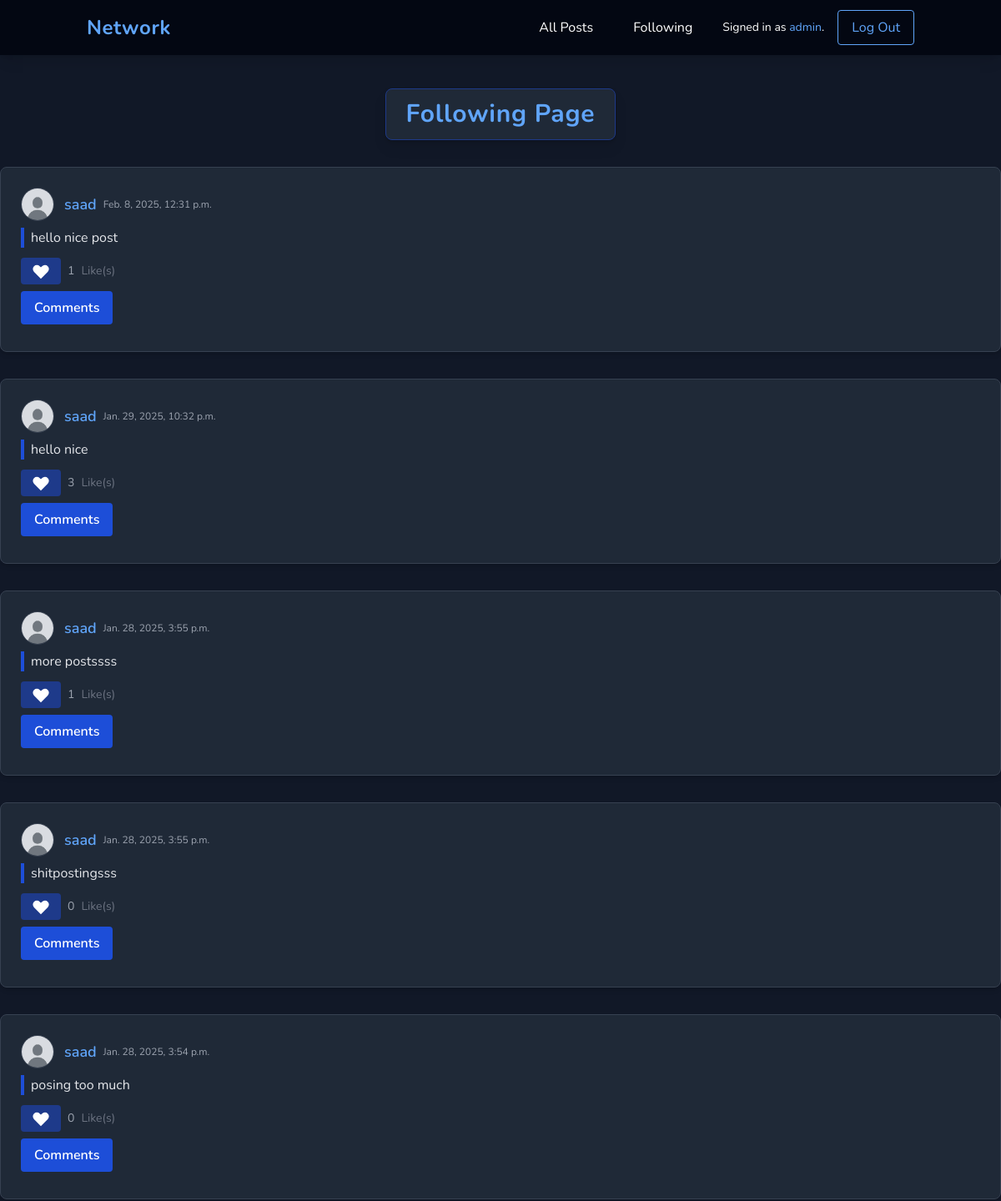
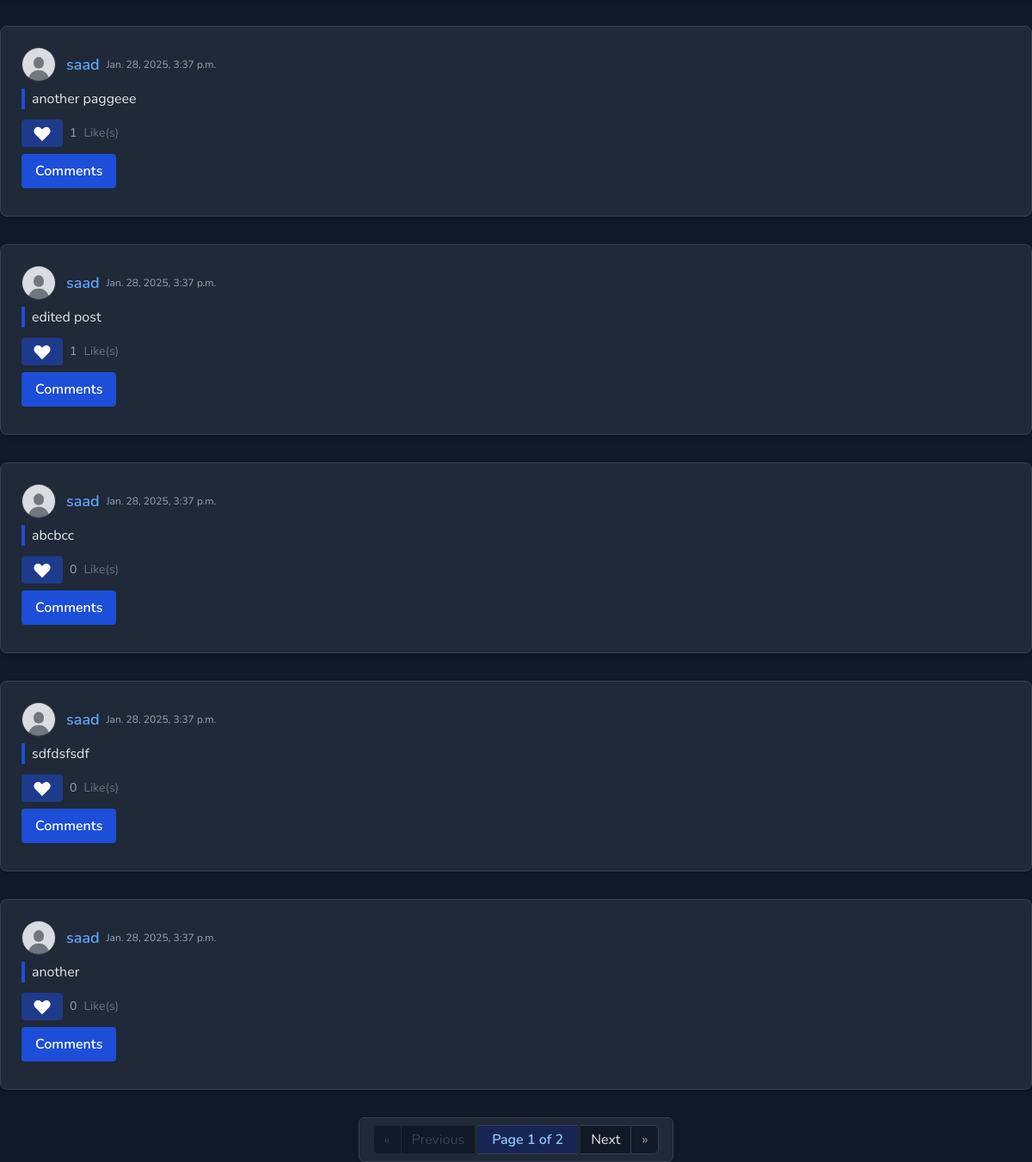
/following (signed in), run on an earlier commit of the app's database (2 pictures, top to bottom).
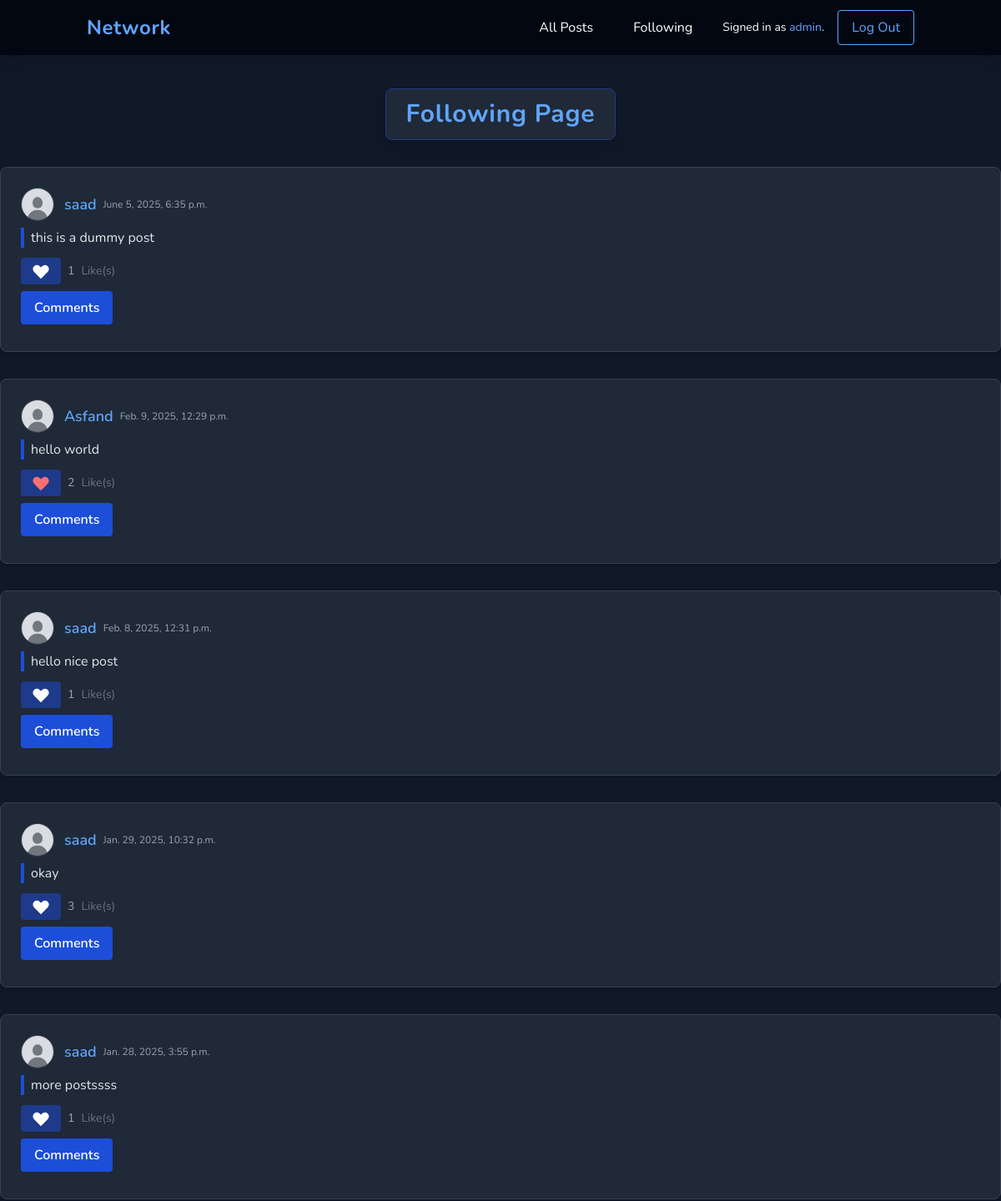
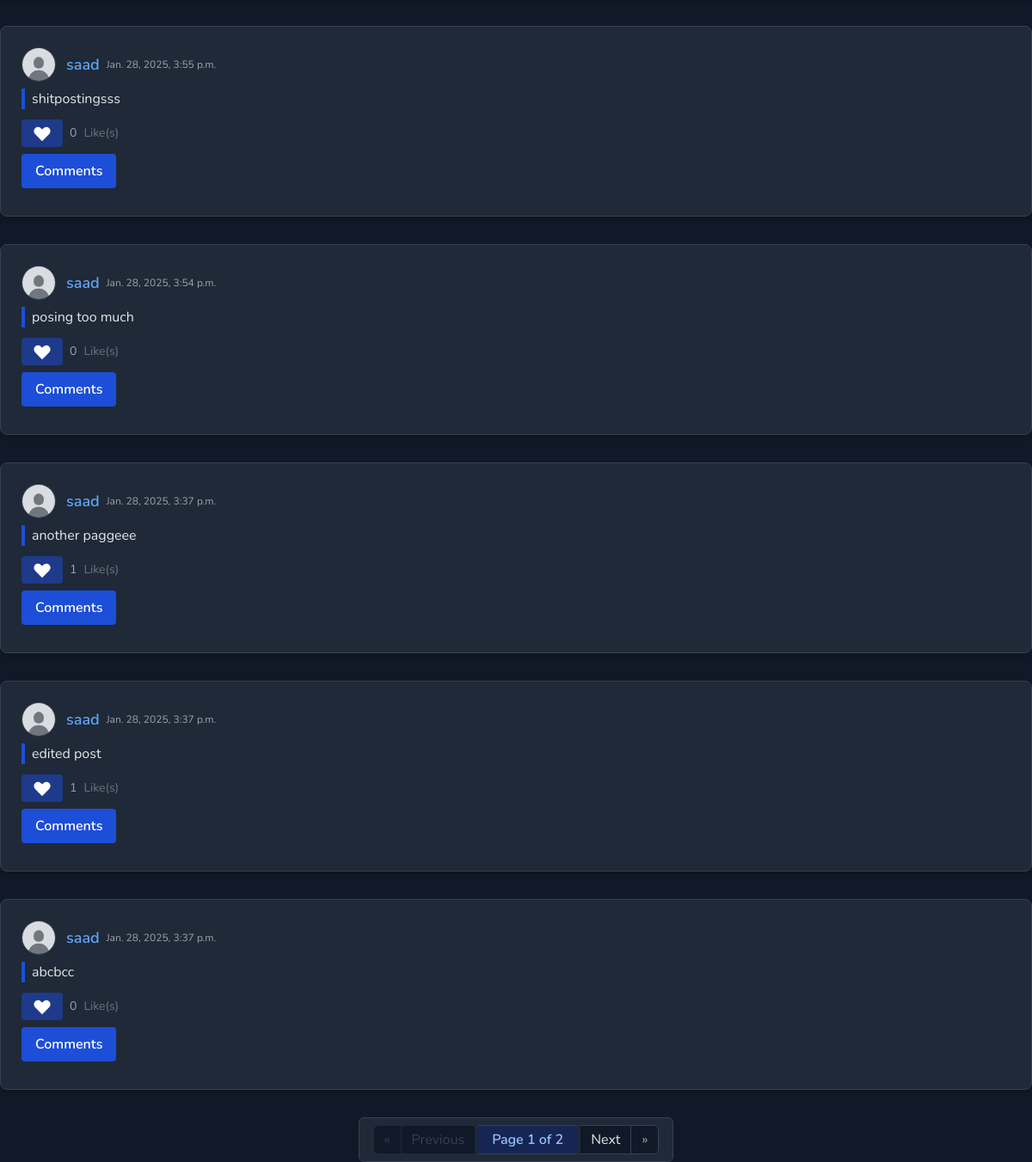
And on a later commit of the database (2 pictures, top to bottom).
### network/models.py (models this page shows, shortened)
class Post(models.Model):
    creator = models.ForeignKey(User, on_delete=models.CASCADE, related_name="posts")
    postContent = models.CharField(max_length=1000, blank=False)
    created_at = models.DateTimeField(auto_now_add=True)
    liked_by = models.ManyToManyField(User, related_name="liked_posts", blank=True)

class User(AbstractUser):
    followers = models.ManyToManyField('self', related_name='following', symmetrical=False, blank=True)
    profile_picture = models.ImageField(blank=True, upload_to=user_directory_path)
    bio = models.CharField(blank=True, max_length=300)

### network/views.py (the view)
# urls.py: path("following", views.following, name="following"),
@login_required
def following(request):
    posts = Post.objects.none()
    for user in request.user.following.all():
        posts = posts | user.posts.all()
    page_obj = get_page_obj(request, posts.order_by('-created_at'))
    return render(request, 'network/following.html',{"page_obj":page_obj})

### network/util.py (called while the page is built)
def get_page_obj(request, posts):
    posts_list = posts
    paginator = Paginator(posts_list, 10)
    page_number = request.GET.get('page')
    page_obj = paginator.get_page(page_number)
    return page_obj

### network/templates/network/following.html
{% extends "network/layout.html" %}
{% block body %}
<h1 class="text-3xl font-bold text-blue-400 text-center mt-10 mb-8 tracking-wide drop-shadow-lg">
    <span class="inline-block bg-gray-800 px-6 py-3 rounded-lg border border-blue-900 shadow">
        Following Page
    </span>
</h1>
{% include 'network/posts.html' %}
{% endblock body %}

### network/templates/network/posts.html (shortened to what the changed rows need)
{% load static %}
{% for post in page_obj %}
<div class="post bg-gray-800 rounded-lg shadow-md p-6 mb-8 border border-gray-700">
    <div class="flex items-center mb-2">
        {% if post.creator.profile_picture %}
        <img class="profile-pic-sm w-10 h-10 rounded-full object-cover mr-3 border border-gray-700" src="{{post.creator.profile_picture.url}}" alt="{{post.creator.username}}">
        {% else %}
        <img class="profile-pic-sm w-10 h-10 rounded-full object-cover mr-3 border border-gray-700" src="{% static 'network/defaultUserProfilePic.jpg' %}" alt="{{post.creator.username}}">
        {% endif %}
        <h5 class="text-lg font-semibold">
            <a class="user-link text-blue-400 hover:underline" href="{% url 'userProfile' post.creator.username %}">{{post.creator}}</a>
        </h5>
        <span class="ml-2 text-gray-400 text-xs">{{post.created_at}}</span>
    </div>
    <div class="post-content-{{post.id}} text-gray-200 mb-3 pl-2 border-l-4 border-blue-700">
        {{post.postContent}}
    </div>
    <div class="flex items-center space-x-2 mb-2">
        {% if user.is_authenticated %}
            {% if user in post.liked_by.all %}
            <button class="like-button bg-blue-900 hover:bg-blue-800 text-blue-300 px-3 py-1 rounded transition" data-like="false" data-postid="{{post.id}}">
                <svg xmlns="http://www.w3.org/2000/svg" class="h-6 w-6 text-red-400 group-hover:text-red-600 transition pointer-events-none" fill="currentColor" viewBox="0 0 20 20">
                    <path d="M3.172 5.172a4 4 0 015.656 0L10 6.343l1.172-1.171a4 4 0 115.656 5.656L10 17.657l-6.828-6.829a4 4 0 010-5.656z"/>
                </svg>
            </button>
            {% else %}
            <button class="like-button bg-blue-900 hover:bg-blue-800 text-blue-300 px-3 py-1 rounded transition" data-like="true" data-postid="{{post.id}}">
                <svg xmlns="http://www.w3.org/2000/svg" class="h-6 w-6 text-white group-hover:text-red-600 transition pointer-events-none" fill="currentColor" viewBox="0 0 20 20">
                    <path d="M3.172 5.172a4 4 0 015.656 0L10 6.343l1.172-1.171a4 4 0 115.656 5.656L10 17.657l-6.828-6.829a4 4 0 010-5.656z"/>
                </svg>
            </button>
            {% endif %}
        {% endif %}
        <div class="like-count-{{post.id}} text-sm text-gray-400 ml-2">{{post.liked_by.count}}</div>
        <span class="text-sm text-gray-500">Like(s)</span>
    </div>
    <button type="button"
        class="toggle-comment-section-btn bg-blue-700 hover:bg-blue-600 text-white font-semibold py-2 px-4 rounded transition mb-2"
        data-postid="{{post.id}}">
        Comments
    </button>
</div>
{% empty %}
<div class="text-center text-gray-500 mt-8">No Posts.</div>
{% endfor %}

What changed in the data, as far as the page shows it:
no longer on this page (row unchanged): Post: creator "saad", created_at "Jan. 28, 2025, 3:37 p.m.", postContent "sdfdsfsdf", liked_by.count "0"
no longer on this page (row unchanged): Post: creator "saad", created_at "Jan. 28, 2025, 3:37 p.m.", postContent "another", liked_by.count "0"
added Post: creator "saad", created_at "June 5, 2025, 6:35 p.m.", postContent "this is a dummy post", liked_by.count "1"
added Post: creator "Asfand", created_at "Feb. 9, 2025, 12:29 p.m.", postContent "hello world", liked_by.count "2"
changed Post: postContent "hello nice" → "okay"
